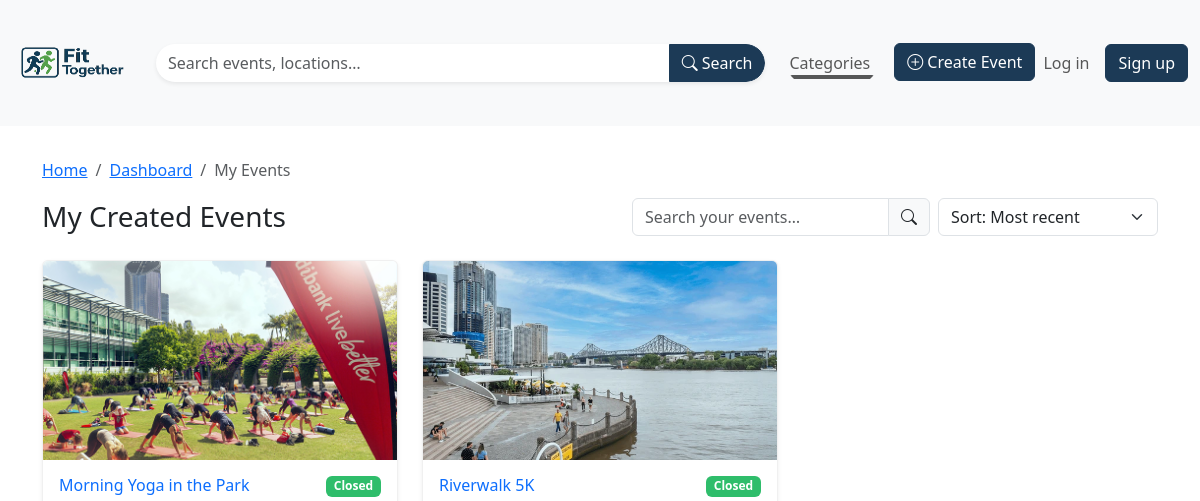
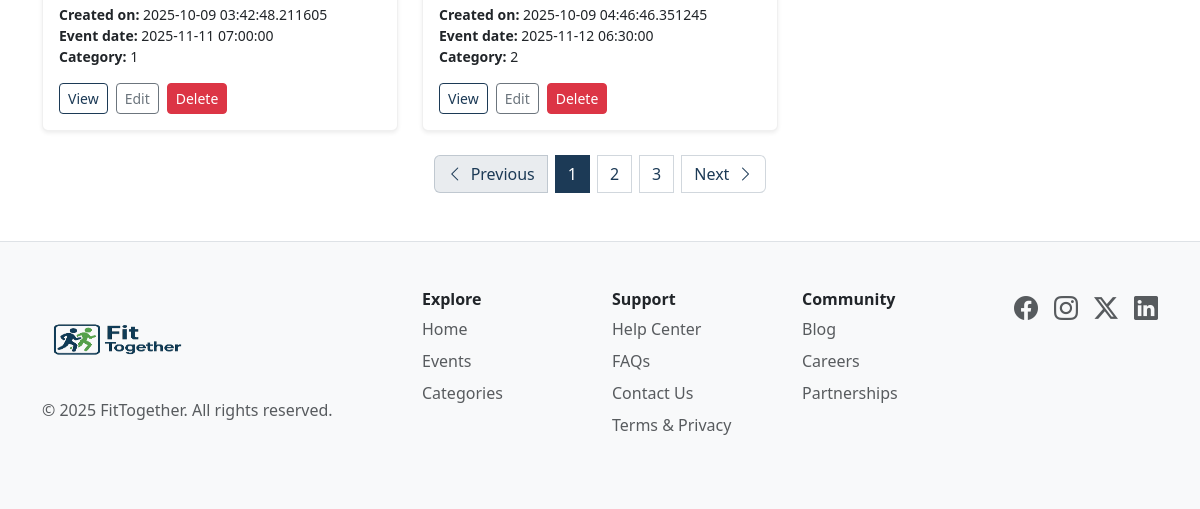
Page /myevents on the earlier database version (2 pictures, top to bottom).
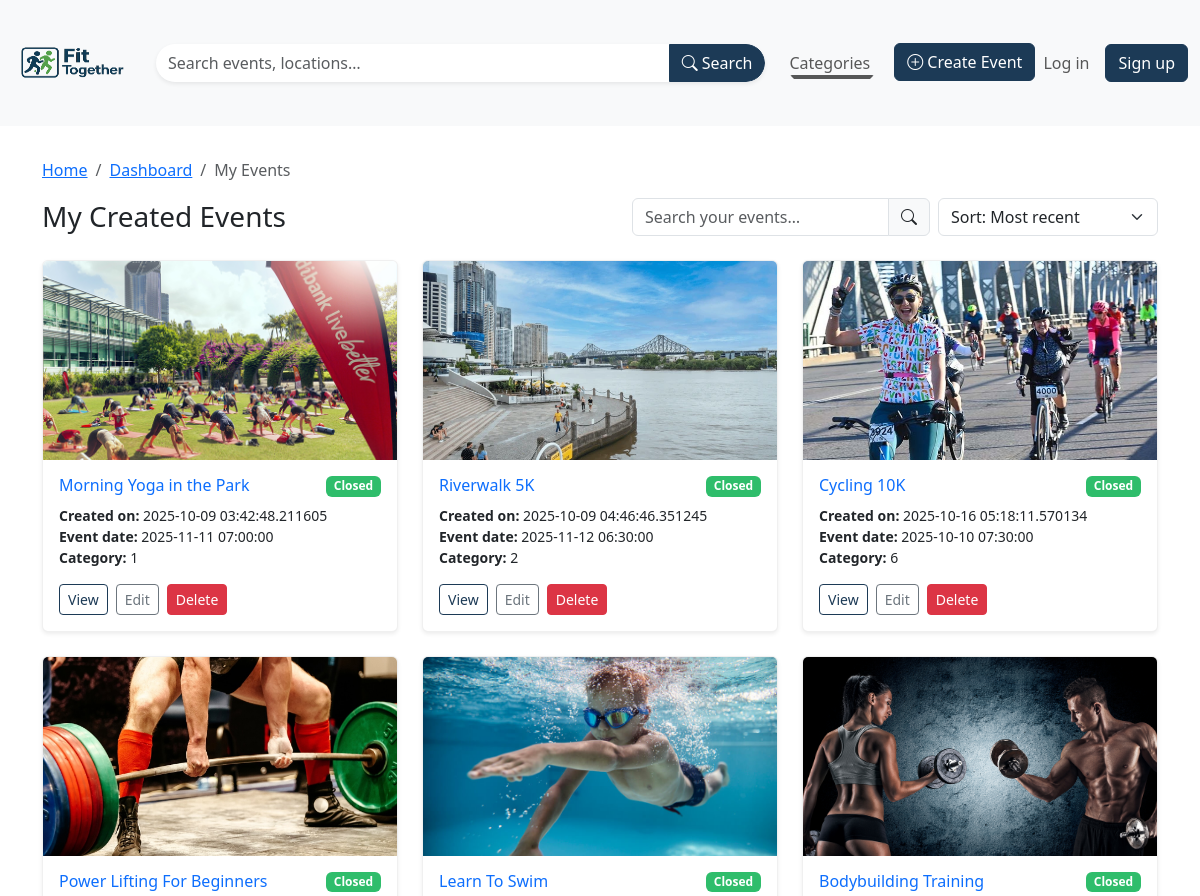
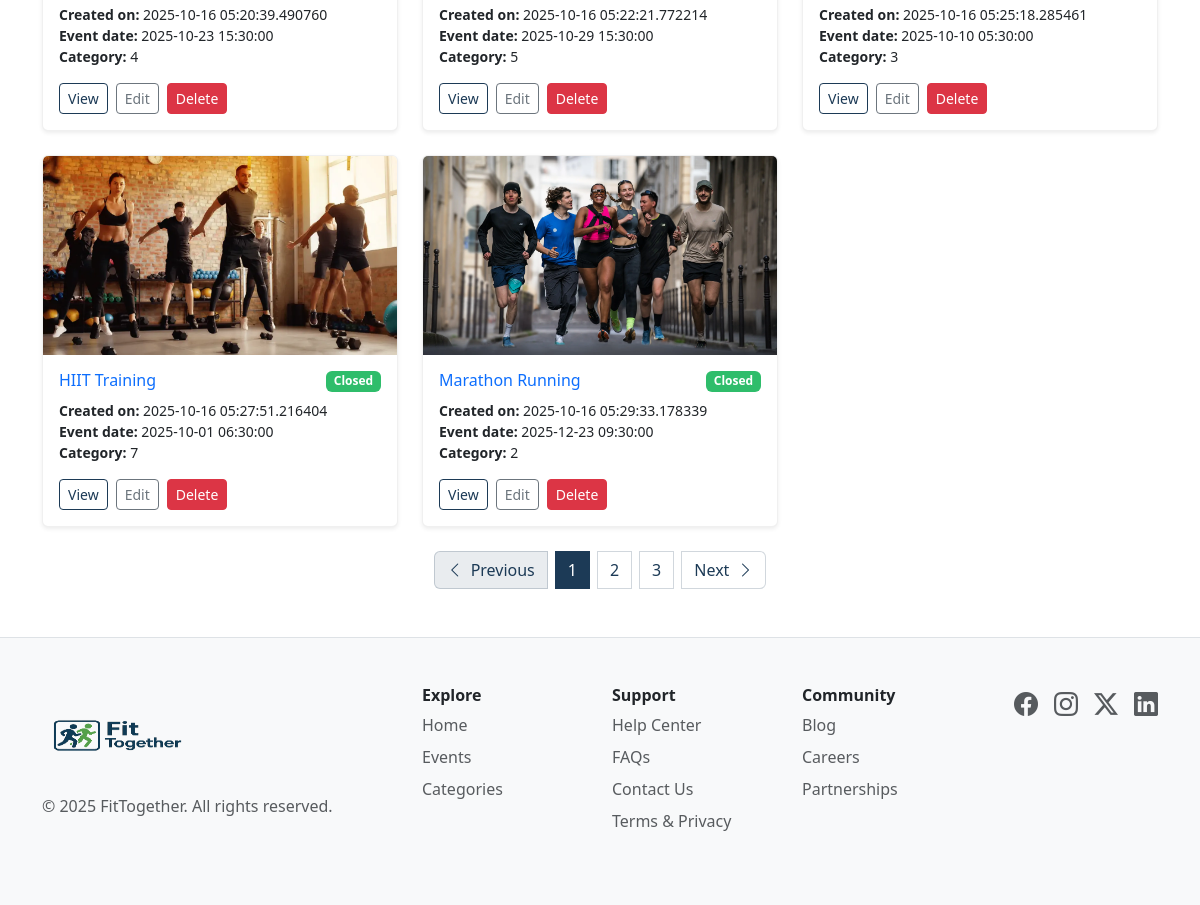
Same page on the later database version (2 pictures, top to bottom).
### website/models.py (models this page shows, shortened)
class Event(db.Model):
    __tablename__ = 'events'
    id = db.Column(db.Integer, primary_key=True)
    title = db.Column(db.String(80), nullable=False)
    category_id = db.Column(db.Integer, db.ForeignKey('categories.id'), nullable=False)
    experience_level = db.Column(db.String(50), nullable=True)
    description = db.Column(db.Text, nullable=False)
    start_time = db.Column(db.DateTime, nullable=False)
    end_time = db.Column(db.DateTime, nullable=False)
    location = db.Column(db.String(255), nullable=False)
    venue_details = db.Column(db.Text)
    ticket_price = db.Column(db.Integer, default=0)
    number_of_tickets = db.Column(db.Integer, nullable=False)
    organiser_id = db.Column(db.Integer, db.ForeignKey('users.id'))
    created_at = db.Column(db.DateTime, default=datetime.utcnow)
    images = db.Column(db.String(1000))
    reviews = db.relationship('Review', backref='events')

### website/views.py (the view)
@main_bp.route('/myevents')
def my_events():
    query = (
        select(Event)
    )
    user_events = db.session.execute(query).scalars().all()
    return render_template('UserCreatedEvents.html', events=user_events)

### website/templates/UserCreatedEvents.html (shortened to what this page needs)
{% extends 'base.html' %}
{% block content %}
<div class="container py-4">
  <nav id="breadcrumbNav" class="mb-3" aria-label="breadcrumb">
    <ol class="breadcrumb small">
      <li class="breadcrumb-item"><a id="breadcrumbHome" href="{{ url_for('main.index') }}">Home</a></li>
      <li class="breadcrumb-item"><a id="breadcrumbDashboard" href="#">Dashboard</a></li>
      <li class="breadcrumb-item active" aria-current="page">My Events</li>
    </ol>
  </nav>
  <div id="headerControls" class="d-flex flex-column flex-md-row align-items-md-center justify-content-between gap-3 mb-4">
    <h1 class="h3 m-0">My Created Events</h1>
    <div id="searchSortContainer" class="d-flex gap-2">
      <div id="searchGroup" class="input-group">
        <input id="searchInput" type="text" class="form-control" placeholder="Search your events…" aria-label="Search events">
        <span id="searchIcon" class="input-group-text"><i class="bi bi-search"></i></span>
      </div>
      <select id="sortSelect" class="form-select" style="max-width: 220px;" aria-label="Sort events">
        <option selected>Sort: Most recent</option>
      </select>
    </div>
  </div>
  {% if events %}
  <div id="createdEventsGrid" class="row g-4">
    {% for e in events %}
    {% set imgs = (e.images or '').split(',') %}
    <div id="createdEventCard-{{ e.id }}" class="col-12 col-sm-6 col-lg-4">
      <div class="card h-100 shadow-sm">
        <div class="ratio ratio-16x9">
          {% if imgs and imgs[0] %}
          <img id="createdEventImage-{{ e.id }}" src="{{ url_for('static', filename='uploads/' ~ imgs[0]) }}" class="card-img-top object-fit-cover" alt="{{ e.title }}">
          {% else %}
          <img id="createdEventPlaceholder-{{ e.id }}" src="{{ url_for('static', filename='img/placeholder-event.png') }}" class="card-img-top object-fit-cover" alt="Event image placeholder">
          {% endif %}
        </div>
        <div class="card-body d-flex flex-column">
          <div class="d-flex justify-content-between align-items-start mb-2">
            <h2 id="createdEventTitle-{{ e.id }}" class="h6 card-title mb-0">
              <a id="createdEventLink-{{ e.id }}" href="{{ url_for('main.eventdetails', event_id=e.id) }}" class="stretched-link text-decoration-none">
                {{ e.title }}
              </a>
            </h2>
            <span id="createdEventStatus-{{ e.id }}" class="badge text-bg-success">
              {{ 'Active' if e.is_active else 'Closed' }}
            </span>
          </div>
          <ul id="createdEventDetails-{{ e.id }}" class="list-unstyled small mb-3">
            <li><strong>Created on:</strong> {{ e.created_at }}</li>
            <li><strong>Event date:</strong> {{ e.start_time }}</li>
            <li><strong>Category:</strong> {{ e.category_id }}</li>
          </ul>
          <div class="mt-auto d-flex gap-2">
            <a id="viewEventButton-{{ e.id }}" class="btn btn-outline-primary btn-sm" href="{{ url_for('main.eventdetails', event_id=e.id) }}">View</a>
            <a id="editEventButton-{{ e.id }}" class="btn btn-outline-secondary btn-sm" href="{{ url_for('main.edit_event', event_id=e.id) }}">Edit</a>
            <form id="deleteEventForm-{{ e.id }}" method="POST" action="{{ url_for('main.delete_event', event_id=e.id) }}" onsubmit="return confirm('Are you sure you want to delete this event?');">
              <button id="deleteEventButton-{{ e.id }}" class="btn btn-danger btn-sm" type="submit">Delete</button>
            </form>
          </div>
        </div>
      </div>
    </div>
    {% endfor %}
  </div>
  {% else %}
  <p id="noCreatedEventsMessage" class="text-muted">You haven’t created any events yet.</p>
  {% endif %}
  <nav id="paginationNav" aria-label="My events pages">
    <ul class="pagination justify-content-center gap-2 my-4">
      <li class="page-item disabled">
        <a id="prevPageButton" class="page-link" href="#" tabindex="-1" aria-disabled="true" aria-label="Previous page">
          <i class="bi bi-chevron-left me-2" aria-hidden="true"></i>Previous
        </a>
      </li>
      <li class="page-item active" aria-current="page">
        <span id="currentPageIndicator" class="page-link">1</span>
      </li>
      <li class="page-item"><a id="page2Button" class="page-link" href="#" aria-label="Go to page 2">2</a></li>
      <li class="page-item"><a id="page3Button" class="page-link" href="#" aria-label="Go to page 3">3</a></li>
      <li class="page-item">
        <a id="nextPageButton" class="page-link" href="#" aria-label="Next page">
          Next<i class="bi bi-chevron-right ms-2" aria-hidden="true"></i>
        </a>
      </li>
    </ul>
  </nav>
</div>
{% endblock %}

### website/templates/base.html (shortened to what this page needs)
<!DOCTYPE html>
<html lang="en">
  <head>
    <link href="https://cdn.jsdelivr.net/npm/bootstrap@5.3.8/dist/css/bootstrap.min.css" rel="stylesheet">
    <link
      rel="stylesheet"
      href="https://cdn.jsdelivr.net/npm/bootstrap-icons@1.11.3/font/bootstrap-icons.css"
    />
    <link
      rel="stylesheet"
      href="{{ url_for('static', filename='style/style.css') }}"
    />
  </head>
  <body class="d-flex flex-column min-vh-100">
    <header>
      <nav
        class="navbar navbar-expand-lg bg-body-tertiary sticky-top flex-md-nowrap"
      >
        <div class="container-fluid align-items-center">
          <a class="navbar-brand order-1 order-lg- me-2" href="/">
            <img
              src="{{ url_for('static', filename = 'img/Header_brand_original.png') }}"
              alt="FitTogether"
              width="120"
              height="100"
            />
          </a>
        <form id="searchForm" method="GET" action="{{ url_for('main.search') }}" class="order-3 order-lg-2 w-100 w-md-auto flex-grow-1 mx-md-3 mb-2 mb-lg-0" role="search">
            <div class="input-group shadow-sm rounded-pill overflow-hidden">
                <input
                id="searchInput"
                name="search"
                type="search"
                class="form-control border-0 rounded-start-pill"
                placeholder="Search events, locations…"
                aria-label="Search"
                />
                <button id="searchButton" class="btn btn-primary rounded-end-pill" type="submit" form="searchForm">
                <i class="bi bi-search"></i> Search
                </button>
            </div>
        </form>
          <div class="collapse navbar-collapse order-4 order-lg-3" id="mainNav">
            <ul class="navbar-nav mb-2 mb-lg-0">
              <li class="nav-item dropdown">
                <a
                  class="nav-link dropdown-toggle text-nowrap"
                  href="#"
                  id="catDrop"
                  role="button"
                  data-bs-toggle="dropdown"
                  aria-expanded="false"
                  >Categories</a
                >
              </li>
              <li class="nav-item ms-xl-3">
                <a id="createEventButton" class="btn btn-primary text-nowrap" href="{{ url_for('main.create_event') }}">
                <i class="bi bi-plus-circle me-1"></i>Create Event
                </a>
              </li>
            </ul>
          </div>
        <ul class="navbar-nav flex-row align-items-center ms-lg-auto order-2 order-md-3 order-lg-4 ">
        {% if current_user.is_authenticated %}
        <li class="nav-item dropdown">
            <button
            class="nav-link dropdown-toggle btn btn-link d-flex align-items-center text-nowrap p-0 me-3 ms-3 gap-3"
            id="userDrop"
            type="button"
            data-bs-toggle="dropdown"
            aria-expanded="false"
            >
            <img
                src="{{ url_for('static', filename='img/user_avatar.png') }}"
                width="36"
                height="36"
                alt="User"
                class="rounded-circle mb-2 me-1"
            />
            <span class="fw-semibold" >{{ current_user.name }}</span>
            </button>
            <ul class="dropdown-menu dropdown-menu-end" aria-labelledby="userDrop">
            <li>
                <a class="dropdown-item" href="#">Profile</a>
            </li>
            <li><a class="dropdown-item" href="#">Settings</a></li>
            <li><hr class="dropdown-divider" /></li>
            <li><a id="logoutButton" class="dropdown-item text-danger" href="{{ url_for('auth.logout') }}">Log out</a></li>
            </ul>
        </li>
        {% else %}
        <li class="nav-item">
            <a id="loginNavButton" class="nav-link text-nowrap" href="{{ url_for('auth.login') }}">Log in</a>
        </li>
        <li class="nav-item">
            <a id="signupNavButton" class="btn btn-primary ms-2 text-nowrap" href="{{ url_for('auth.register') }}">Sign up</a>
        </li>
        {% endif %}
        </ul>
        </div>
      </nav>
    </header>
    <main class="flex-grow-1">
      {% block content %}{% endblock %}
    </main>
    <footer class="bg-light border-top py-5 mt-auto">
      <div class="container">
        <div class="row">
          <div class="col-md-4 mb-3 mb-md-0">
            <a
              href="{{ url_for('main.index') }}"
              class="d-flex align-items-center mb-2 link-dark text-decoration-none"
            >
              <img
                src="{{ url_for('static', filename = 'img/Header_brand_original.png')}}"
                alt="FitTogether"
                width="150"
                height="100"
              />
            </a>
            <p class="text-muted mb-0">
              © 2025 FitTogether. All rights reserved.
            </p>
          </div>
          <div class="col-6 col-md-2 mb-3">
            <h6 class="fw-bold">Explore</h6>
            <ul class="nav flex-column">
              <li class="nav-item mb-2">
                <a
                  href="{{ url_for('main.index') }}"
                  class="nav-link p-0 text-muted"
                  >Home</a
                >
              </li>
              <li class="nav-item mb-2">
                <a href="#" class="nav-link p-0 text-muted">Events</a>
              </li>
              <li class="nav-item mb-2">
                <a href="#" class="nav-link p-0 text-muted">Categories</a>
              </li>
            </ul>
          </div>
          <div class="col-6 col-md-2 mb-3">
            <h6 class="fw-bold">Support</h6>
            <ul class="nav flex-column">
              <li class="nav-item mb-2">
                <a href="#" class="nav-link p-0 text-muted">Help Center</a>
              </li>
              <li class="nav-item mb-2">
                <a href="#" class="nav-link p-0 text-muted">FAQs</a>
              </li>
              <li class="nav-item mb-2">
                <a href="#" class="nav-link p-0 text-muted">Contact Us</a>
              </li>
              <li class="nav-item mb-2">
                <a href="#" class="nav-link p-0 text-muted">Terms & Privacy</a>
              </li>
            </ul>
          </div>
          <div class="col-6 col-md-2 mb-3">
            <h6 class="fw-bold">Community</h6>
            <ul class="nav flex-column">
              <li class="nav-item mb-2">
                <a href="#" class="nav-link p-0 text-muted">Blog</a>
              </li>
              <li class="nav-item mb-2">
                <a href="#" class="nav-link p-0 text-muted">Careers</a>
              </li>
              <li class="nav-item mb-2">
                <a href="#" class="nav-link p-0 text-muted">Partnerships</a>
              </li>
            </ul>
          </div>
          <div class="col-md-2 d-flex justify-content-md-end">
            <a href="#" class="me-3 text-muted"
              ><i class="bi bi-facebook fs-4"></i
            ></a>
            <a href="#" class="me-3 text-muted"
              ><i class="bi bi-instagram fs-4"></i
            ></a>
            <a href="#" class="me-3 text-muted"
              ><i class="bi bi-twitter-x fs-4"></i
            ></a>
            <a href="#" class="text-muted"
              ><i class="bi bi-linkedin fs-4"></i
            ></a>
          </div>
        </div>
      </div>
    </footer>
  </body>
</html>

### website/static/style/style.css (style rules this page uses)
:root { --ft-primary: #1C3A56; --ft-primary-rgb: 28,58,86; --ft-accent: #2FBD6B; --ft-accent-rgb: 47,189,107; --ft-muted: #95A3B3; --ft-muted-rgb: 149,163,179; --bs-primary: var(--ft-primary); --bs-primary-rgb: var(--ft-primary-rgb); --bs-success: var(--ft-accent); --bs-success-rgb: var(--ft-accent-rgb); --bs-link-color: var(--ft-primary); --bs-link-hover-color: color-mix(in srgb, var(--ft-primary) 86%, black); --bs-link-visited-color: var(--ft-primary); --bs-focus-ring-color: rgba(var(--ft-primary-rgb), .25); }
.btn-primary { background-color: var(--ft-primary); border-color: var(--ft-primary); }
.btn-outline-primary { color: var(--ft-primary); border-color: var(--ft-primary); }
.pagination .page-link { color: var(--ft-primary); border-color: rgba(var(--ft-primary-rgb), .2); }
.pagination .page-item.active .page-link { background-color: var(--ft-primary); border-color: var(--ft-primary); color:#fff; }
.navbar .nav-link { position: relative; }
.navbar .nav-link::after { content: ""; position: absolute; left: .25rem; right: .25rem; bottom: .25rem; height: 2px; background: transparent; border-radius: 2px; transition: background-color .2s ease; }
.badge.text-bg-success, .badge.bg-success { background-color: var(--ft-accent) !important; }
.card { transition: transform .25s ease, box-shadow .25s ease, border-color .25s ease; border-color: rgba(0,0,0,.06); }

Differences in the rows shown:
added Event: images (picture), title "Cycling 10K", is_active "Closed", created_at "2025-10-16 05:18:11.570134", start_time "2025-10-10 07:30:00", category_id "6"
added Event: images (picture), title "Power Lifting For Beginners", is_active "Closed", created_at "2025-10-16 05:20:39.490760", start_time "2025-10-23 15:30:00", category_id "4"
added Event: images (picture), title "Learn To Swim", is_active "Closed", created_at "2025-10-16 05:22:21.772214", start_time "2025-10-29 15:30:00", category_id "5"
added Event: images (picture), title "Bodybuilding Training", is_active "Closed", created_at "2025-10-16 05:25:18.285461", start_time "2025-10-10 05:30:00", category_id "3"
added Event: shows a picture, title "HIIT Training", is_active "Closed", created_at "2025-10-16 05:27:51.216404", start_time "2025-10-01 06:30:00", category_id "7"
added Event: images (picture), title "Marathon Running", is_active "Closed", created_at "2025-10-16 05:29:33.178339", start_time "2025-12-23 09:30:00", category_id "2"
